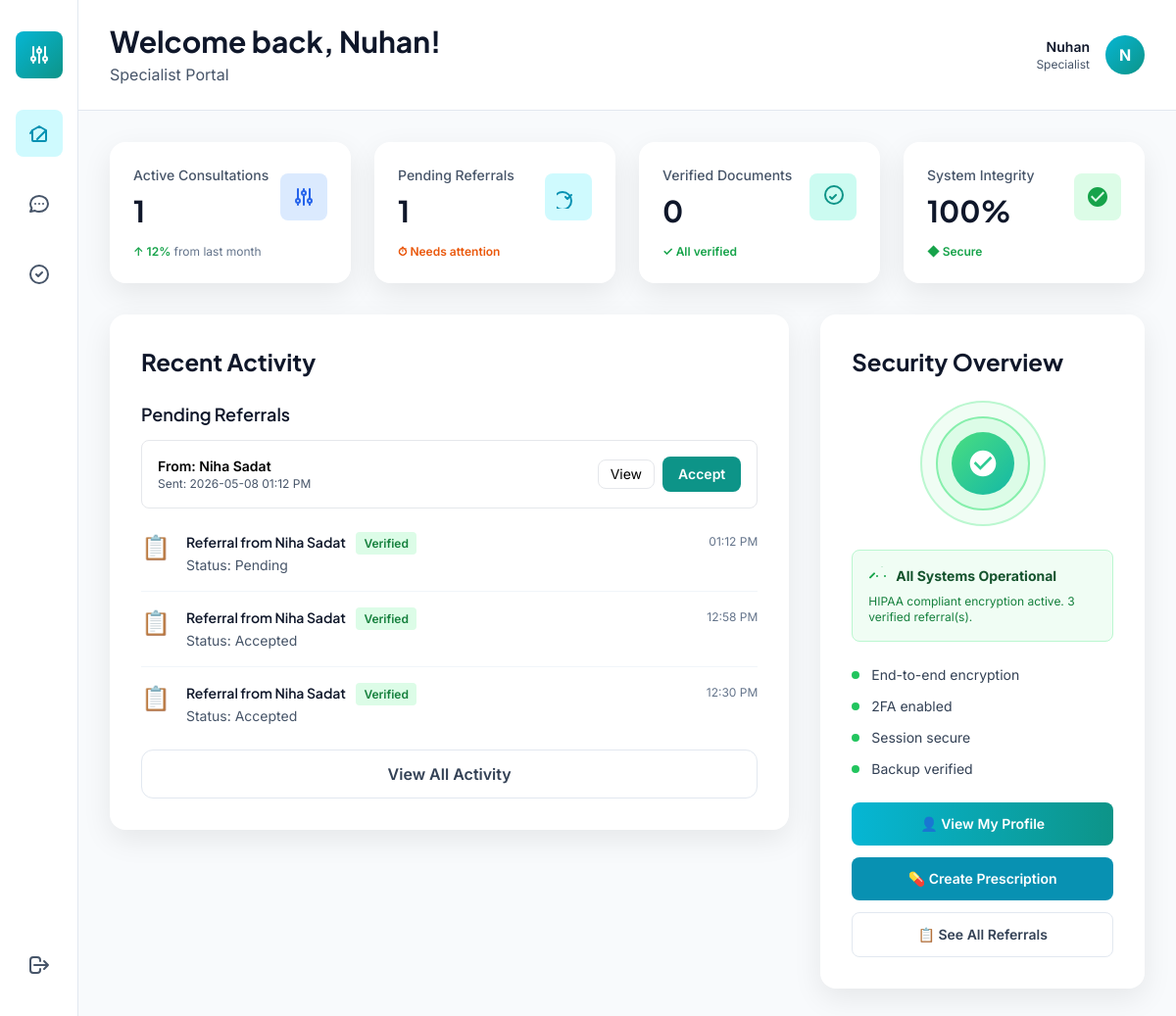
The page /dashboard (signed in) on the database as committed earlier.
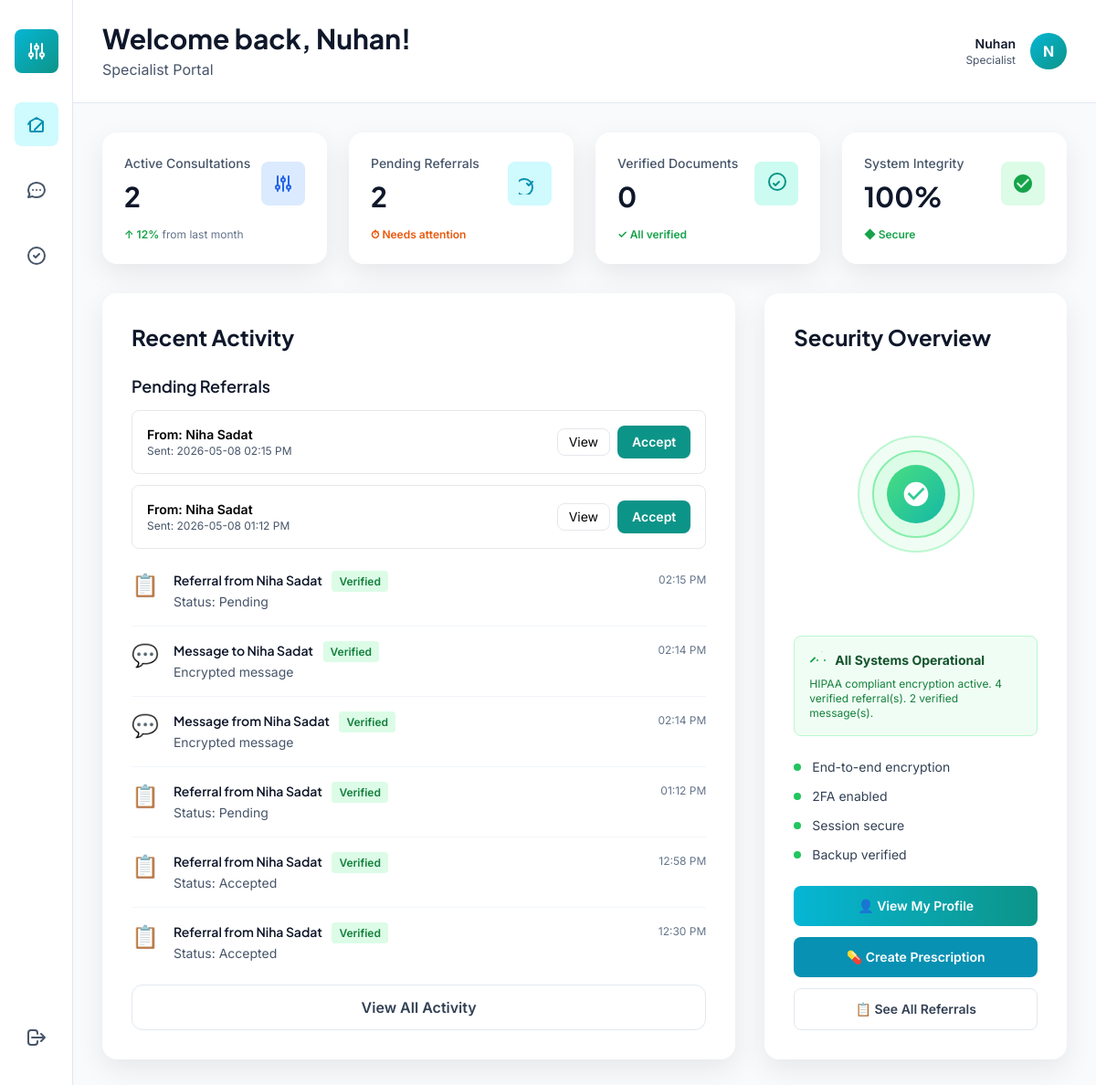
The same page on the database as committed later.
### models.py (models this page shows, shortened)
class Referral(db.Model):
    __tablename__ = 'referrals'
    id = db.Column(db.Integer, primary_key=True)
    sender_id = db.Column(db.Integer, db.ForeignKey('users.id'), nullable=False, index=True)
    receiver_id = db.Column(db.Integer, db.ForeignKey('users.id'), nullable=False, index=True)
    encrypted_content = db.Column(db.Text, nullable=False)
    mac_tag = db.Column(db.String(255), nullable=True)  # For integrity verification
    is_verified = db.Column(db.Boolean, default=False)  # MAC verification status
    referral_type = db.Column(db.String(50), default='referral')  # 'referral', 'consultation', etc.
    status = db.Column(db.String(20), default='pending')  # 'pending', 'accepted', 'completed'
    timestamp = db.Column(db.DateTime, default=datetime.now, index=True)

class User(db.Model):
    __tablename__ = 'users'
    id = db.Column(db.Integer, primary_key=True)
    username = db.Column(db.String(120), unique=True, nullable=False, index=True)
    role = db.Column(db.String(20), nullable=False)  # 'patient', 'doctor', 'specialist', 'admin'
    password_hash = db.Column(db.String(255), nullable=False)
    encrypted_email = db.Column(db.Text, nullable=True)  # RSA encrypted, only decrypted with private key
    rsa_public_key = db.Column(db.Text, nullable=True)  # JSON: {"e": int, "n": int}
    rsa_private_key = db.Column(db.Text, nullable=True)  # JSON: {"d": int, "n": int} - Stored securely
    ecc_public_key = db.Column(db.Text, nullable=True)  # JSON: {"x": int, "y": int}
    ecc_private_key = db.Column(db.Text, nullable=True)  # JSON: {"k": int} - Stored securely
    public_key = db.Column(db.Text, nullable=True)  # For encryption purposes
    encrypted_profile = db.Column(db.Text, nullable=True)  # Encrypted email/NID
    display_name = db.Column(db.String(120), nullable=True)
    phone = db.Column(db.Text, nullable=True)  # Encrypted
    date_of_birth = db.Column(db.String(20), nullable=True)
    address = db.Column(db.Text, nullable=True)  # Encrypted
    city = db.Column(db.String(100), nullable=True)
    country = db.Column(db.String(100), nullable=True)
    two_fa_enabled = db.Column(db.Boolean, default=False)
    two_fa_challenge = db.Column(db.String(10), nullable=True)
    two_fa_timestamp = db.Column(db.DateTime, nullable=True)
    encrypted_nid = db.Column(db.Text, nullable=True)
    encrypted_blood_group = db.Column(db.Text, nullable=True)
    nid_mac = db.Column(db.String(255), nullable=True)
    last_key_rotation = db.Column(db.DateTime, nullable=True)
    is_approved = db.Column(db.Boolean, default=False)  # False for new registrations
    approved_at = db.Column(db.DateTime, nullable=True)
    approved_by_admin_id = db.Column(db.Integer, db.ForeignKey('users.id'), nullable=True)
    created_at = db.Column(db.DateTime, default=datetime.now)
    updated_at = db.Column(db.DateTime, default=datetime.now, onupdate=datetime.now)
    sent_referrals = db.relationship('Referral', foreign_keys='Referral.sender_id', backref='sender', lazy=True)
    received_referrals = db.relationship('Referral', foreign_keys='Referral.receiver_id', backref='receiver', lazy=True)
    sent_messages = db.relationship('Message', foreign_keys='Message.sender_id', backref='sender_msg', lazy=True)
    received_messages = db.relationship('Message', foreign_keys='Message.receiver_id', backref='receiver_msg', lazy=True)
    def get_display_name(self):
        if self.display_name:
            return self.display_name

### app.py (the view)
@app.route('/dashboard')
def dashboard():
    if 'user_id' not in session:
        return redirect(url_for('login'))
    user_id = session.get('user_id')
    user = User.query.get(user_id)
    if not user:
        session.clear()
        return redirect(url_for('login'))
    stats = get_dashboard_stats(user)
    recent_activity = get_recent_activity(user)
    system_integrity = get_system_integrity(user)
    unread_count = Message.query.filter_by(receiver_id=user_id, is_read=False).count()
    pending_referrals = []
    if user.role == 'specialist':
        pending_referrals = Referral.query.filter_by(receiver_id=user.id, status='pending').order_by(Referral.timestamp.desc()).all()
    return render_template('dashboard.html',
                         user=user,
                         user_name=user.get_display_name(),
                         user_role=user.role,
                         stats=stats,
                         recent_activity=recent_activity,
                         system_integrity=system_integrity,
                         is_approved=user.is_approved,
                         unread_messages=unread_count,
                         pending_referrals=pending_referrals)

### app.py (called while the page is built)
def get_system_integrity(user):
    total_referrals = Referral.query.filter(
        (Referral.sender_id == user.id) | (Referral.receiver_id == user.id)
    ).count()
    verified_referrals = Referral.query.filter(
        ((Referral.sender_id == user.id) | (Referral.receiver_id == user.id)),
        Referral.is_verified == True
    ).count()
    total_messages = Message.query.filter(
        (Message.sender_id == user.id) | (Message.receiver_id == user.id)
    ).count()
    verified_messages = Message.query.filter(
        ((Message.sender_id == user.id) | (Message.receiver_id == user.id)),
        Message.is_verified == True
    ).count()
    return {
        'total_referrals': total_referrals,
        'verified_referrals': verified_referrals,
        'total_messages': total_messages,
        'verified_messages': verified_messages
    }

### templates/dashboard.html (shortened to what the changed rows need)
{% extends "base.html" %} {% block title %}Dashboard - MedLink{% endblock %} {%
block content %}
<div class="min-h-screen bg-slate-50" style="background-color: #f8fafc">
  <div class="flex h-screen bg-slate-50">
    <div class="flex-1 ml-20 overflow-auto">
      <div class="bg-white border-b border-slate-200 sticky top-0 z-30">
        <div class="px-8 py-6 flex justify-between items-center">
          <div>
            <h1
              class="text-3xl font-bold text-slate-900"
              style="font-family: &quot;Plus Jakarta Sans&quot;, sans-serif"
            >
              Welcome back, {{ user_name }}!
            </h1>
          </div>
        </div>
      </div>
      <div class="px-8 py-8">
        <div class="grid grid-cols-1 md:grid-cols-2 lg:grid-cols-4 gap-6 mb-8">
          <div
            class="card-elevated bg-white rounded-2xl p-6 animation-trigger stagger-1"
          >
            <div class="flex items-center justify-between">
              <div>
                <p class="text-sm text-slate-600 font-medium mb-2">
                  Active Consultations
                </p>
                <p
                  class="text-3xl font-bold text-slate-900"
                  style="font-family: &quot;Plus Jakarta Sans&quot;, sans-serif"
                >
                  {{ stats.active_consultations }}
                </p>
              </div>
            </div>
          </div>
          <div
            class="card-elevated bg-white rounded-2xl p-6 animation-trigger stagger-2"
          >
            <div class="flex items-center justify-between">
              <div>
                <p class="text-sm text-slate-600 font-medium mb-2">
                  Pending Referrals
                </p>
                <p
                  class="text-3xl font-bold text-slate-900"
                  style="font-family: &quot;Plus Jakarta Sans&quot;, sans-serif"
                >
                  {{ stats.pending_referrals }}
                </p>
              </div>
            </div>
          </div>
        </div>
        <div class="grid grid-cols-1 lg:grid-cols-3 gap-8">
          <div class="lg:col-span-2 animation-trigger">
            <div class="card-elevated bg-white rounded-2xl p-8">
              <h2
                class="text-2xl font-bold text-slate-900 mb-6"
                style="font-family: &quot;Plus Jakarta Sans&quot;, sans-serif"
              >
                Recent Activity
              </h2>
              <div class="space-y-4">
                {% if user_role == 'specialist' and pending_referrals %}
                <div class="mb-6">
                  <div class="space-y-3">
                    {% for ref in pending_referrals %}
                    <div
                      class="p-4 border rounded-lg flex items-center justify-between"
                    >
                      <div>
                        <p class="text-sm font-semibold">
                          From: {{ ref.sender.get_display_name() }}
                        </p>
                        <p class="text-xs text-slate-600">
                          Sent: {{ ref.timestamp.strftime('%Y-%m-%d %I:%M %p')
                          }}
                        </p>
                      </div>
                      <div class="flex items-center gap-2">
                        <button
                          onclick="viewReferral({{ ref.id }})"
                          class="px-3 py-1 bg-white border rounded-lg text-sm"
                        >
                          View
                        </button>
                        <button
                          onclick="acceptReferral({{ ref.id }})"
                          class="px-4 py-2 bg-teal-600 text-white rounded-lg text-sm font-semibold hover:bg-teal-700"
                        >
                          Accept
                        </button>
                      </div>
                    </div>
                    {% endfor %}
                  </div>
                </div>
                {% endif %} {% if recent_activity %} {% for activity in
                recent_activity %}
                <div
                  class="flex items-start space-x-4 pb-4 border-b border-slate-100 last:border-b-0 last:pb-0"
                >
                  <div class="flex-shrink-0 text-2xl">{{ activity.icon }}</div>
                  <div class="flex-1 min-w-0">
                    <div class="flex items-center justify-between">
                      <h3 class="text-sm font-semibold text-slate-900">
                        {{ activity.title }} {% if activity.is_verified %}<span
                          class="ml-2 text-xs px-2 py-1 bg-green-100 text-green-700 rounded"
                          >Verified</span
                        >{% endif %}
                      </h3>
                      <span
                        class="text-xs text-slate-500 whitespace-nowrap ml-4"
                      >
                        {{ activity.time }}
                      </span>
                    </div>
                    <p class="text-sm text-slate-600 mt-1">
                      {{ activity.description }}
                    </p>
                  </div>
                </div>
                {% endfor %} {% else %}
                <div class="text-center py-8">
                  <p class="text-slate-500">No activity yet</p>
                </div>
                {% endif %}
              </div>
            </div>
          </div>
          <div class="animation-trigger">
            <div
              class="card-elevated bg-white rounded-2xl p-8 h-full flex flex-col"
            >
              <h2
                class="text-2xl font-bold text-slate-900 mb-6"
                style="font-family: &quot;Plus Jakarta Sans&quot;, sans-serif"
              >
                Security Overview
              </h2>
              <div
                class="{% if stats.system_integrity == 100 %}bg-green-50 border-green-200{% else %}bg-yellow-50 border-yellow-200{% endif %} rounded-lg p-4 border mb-6"
              >
                <div class="flex items-center space-x-2 mb-2">
                  <svg
                    class="w-5 h-5 {% if stats.system_integrity == 100 %}text-green-600{% else %}text-yellow-600{% endif %}"
                    fill="currentColor"
                    viewBox="0 0 20 20"
                  >
                    <path
                      fill-rule="evenodd"
                      d="M6.707 6.707a1 1 0 010 1.414l-4 4a1 1 0 01-1.414-1.414l4-4a1 1 0 011.414 0zm12-12a1 1 0 010 1.414l-4 4a1 1 0 01-1.414-1.414l4-4a1 1 0 011.414 0zM9 11a1 1 0 100-2 1 1 0 000 2zm8 0a1 1 0 100-2 1 1 0 000 2z"
                      clip-rule="evenodd"
                    ></path>
                  </svg>
                  <p
                    class="text-sm font-bold {% if stats.system_integrity == 100 %}text-green-900{% else %}text-yellow-900{% endif %}"
                  >
                  </p>
                </div>
                <p
                  class="text-xs {% if stats.system_integrity == 100 %}text-green-700{% else %}text-yellow-700{% endif %}"
                >
                  HIPAA compliant encryption active. {% if
                  system_integrity.verified_referrals > 0 %}{{
                  system_integrity.verified_referrals }} verified referral(s).{%
                  endif %} {% if system_integrity.verified_messages > 0 %}{{
                  system_integrity.verified_messages }} verified message(s).{%
                  endif %}
                </p>
              </div>
            </div>
          </div>
        </div>
      </div>
    </div>
  </div>
</div>
{% endblock %}

Rows that differ between the two databases and show on the page:
added Referral: sender.get_display_name "Niha Sadat", timestamp "2026-05-08 02:15 PM"
Other text that changed with them:
{{ stats.active_consultations }}: "1" → "2"
{{ stats.pending_referrals }}: "1" → "2"
{{ system_integrity.verified_referrals }}: "3" → "4"
{{ system_integrity.verified_messages }}: (not shown) → "2"
new list line: "📋 Referral from Niha Sadat Verified 02:15 PM Status: Pending"
new list line: "💬 Message to Niha Sadat Verified 02:14 PM Encrypted message"
new list line: "💬 Message from Niha Sadat Verified 02:14 PM Encrypted message"
text now shown: "verified message(s)."
